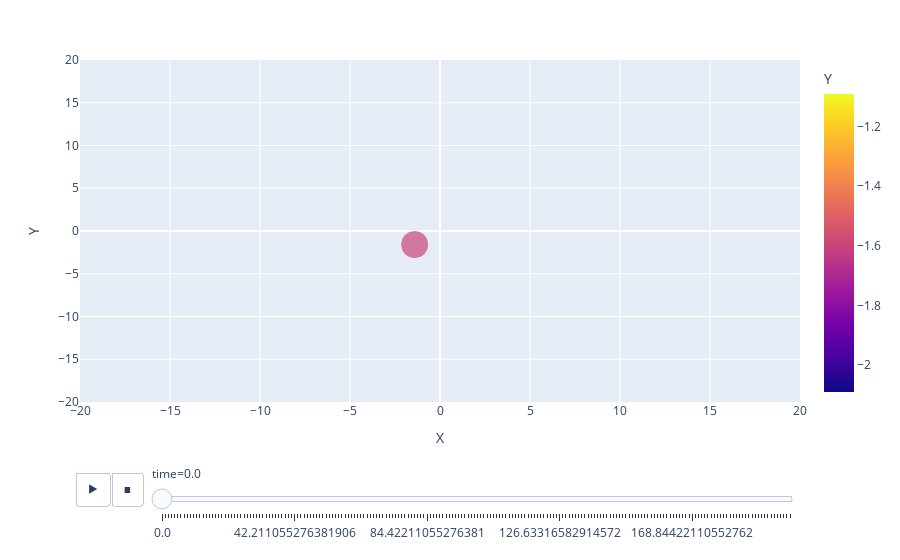

Notebook cell for this chart:
### Code cell
fig = px.scatter(df, x="X", y="Y", size=20*np.ones(n_points), 
                 animation_frame="time", animation_group='Y', color='Y',
                 range_x=[-20,20], range_y=[-20,20]
                 )
fig.show()
